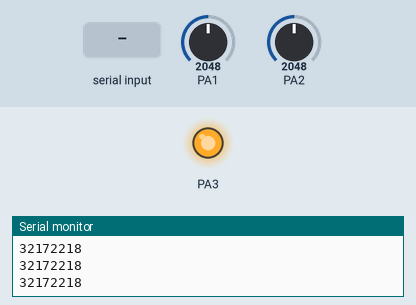
The sketch below on a simulated STM32 Blue Pill. Shown: output pins drawn as LEDs (lit = HIGH), the last lines printed to the serial monitor. The inputs (shaded band) are chosen by the test bench; at power-on: PA1 = 2048, PA2 = 2048.

Above: at 1.2 s.
1.3 s: "s90\n" received over Serial
At 1.8 s:
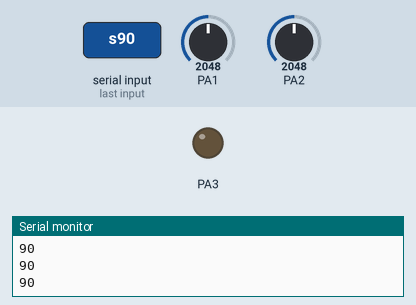
2.8 s: "l90\n" received over Serial
Timing chart, 0 to 5.8 s (numbered marks = the images above; inputs shaded):
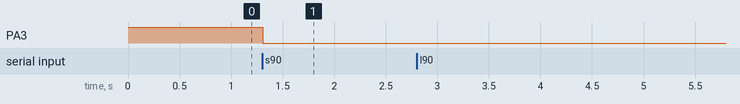

The sketch:

bluepill-control.ino
```cpp
/*
   This program monitors the charge of a 4 cell configuration of LiFePO4 batteries as well as
   controls a load inside the UPS designed in this project.

   created by Sebastian Kuempel 2024
 */

// the rate at which the current reading loop operates ()
const int sampleTime = 100;

/*
   the capacity values used in this program are obtained by multiplying the taget
   capacity measured in Ah by 11170909 for the sample rate of 100.
 */
const int maxCapacity = 40215272;
const int initialCharge = 32172218;
const int lowThreshold = maxCapacity * 0.3;
int charge = initialCharge;

char command;
String commandValue;

bool power;

void setup() {
  Serial.begin(115200);
  // pins PA1 and PA2 are used to monitor the current going into and out of the BMS board
  pinMode(PA1, INPUT_ANALOG);
  pinMode(PA2, INPUT_ANALOG);
  // pin PA3 controls whether Q3 connects or disconnects the load from power
  pinMode(PA3, OUTPUT);
  digitalWrite(PA3, HIGH);
  power = true;
}

void loop() {
  charge = charge + analogRead(PA1) - analogRead(PA2);
  Serial.println(charge);
  // process commands over serial
  if (Serial.available()){
    command = Serial.read();
    commandValue = Serial.readStringUntil('\n');
    // the command s sets charge to the given value
    if (command == 's') {
      charge = commandValue.toInt();
    }
    // the command l returns lowThreshold
    else if (command == 'l') {
      Serial.print("l");
      Serial.println(lowThreshold);
    }
  }
  // disconnect the load from the battery to prevent deep discharge
  if (charge <= lowThreshold && power == true){
    digitalWrite(PA3, LOW);
    power = false;
  }
  // reconnect the load once the battery is recharged sufficiently
  else if (charge > lowThreshold && power == false){
    digitalWrite(PA3, HIGH);
    power = true;
  }
  delay(sampleTime);
}
```

Measured:
- after the input at 1.3 s, PA3: HIGH → LOW at once
